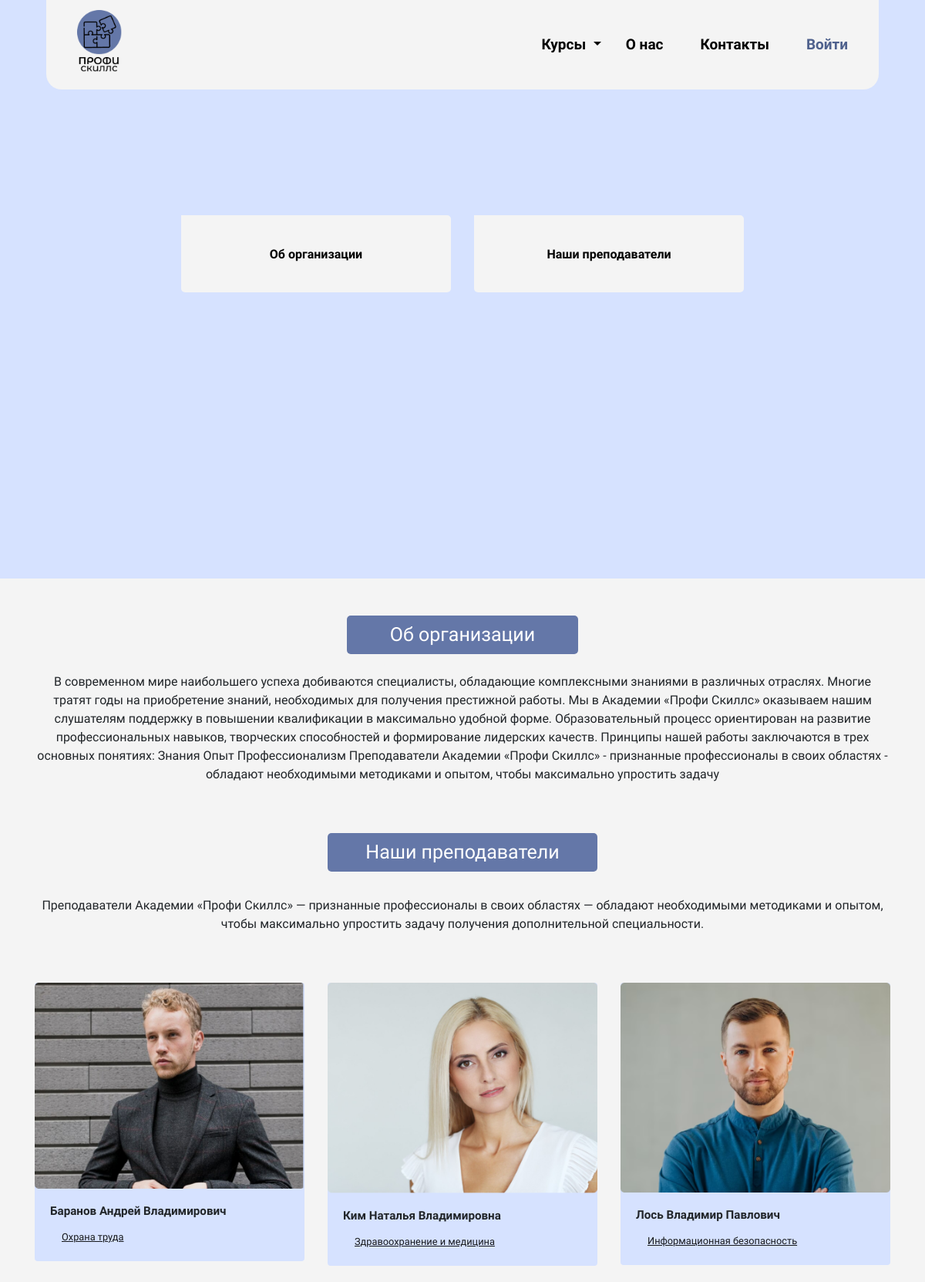
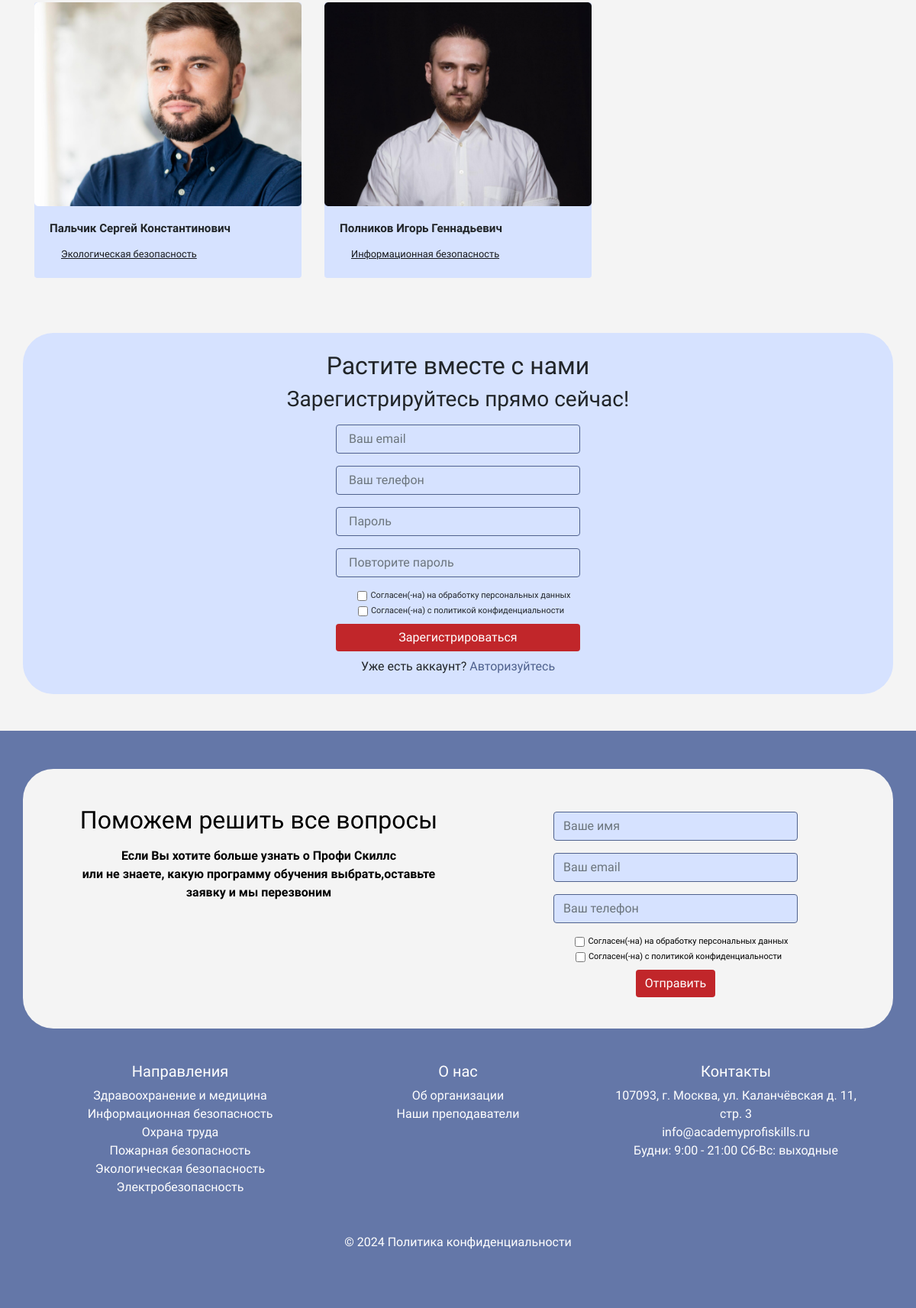
The page /about/ on the database its author committed (2 pictures, top to bottom).
### profi_main/models.py (models this page shows, shortened)
class Teacher(models.Model):
    category = models.ForeignKey(Category, related_name='teachers',on_delete=models.CASCADE)
    fio = models.CharField(max_length=200, db_index=True)
    image = models.ImageField(upload_to='teachers/%Y/%m/%d', blank=True)
    created = models.DateTimeField(auto_now_add=True)
    updated = models.DateTimeField(auto_now=True)
    class Meta:
        verbose_name = 'Преподаватель'
        verbose_name_plural = 'Преподаватели'
        ordering = ('fio',)

class Category(models.Model):
    name = models.CharField(max_length=200, db_index=True)
    slug = models.SlugField(max_length=200, db_index=True, unique=True)
    class Meta:
        ordering = ('name',)
        verbose_name = 'Категория'
        verbose_name_plural = 'Категории'
    def __str__(self):
        return self.name
    def get_absolute_url(self):
        return reverse('profi_main:product_list_by_category',
            args=[self.slug])

### profi_main/views.py (the view)
# urls.py: path('about/', views.about, name='about'),
def about(request):
    category = None
    teachers = Teacher.objects.all()
    return render(request,
                  'main/about_us.html',
                  {'teachers': teachers})

### authorization/forms.py (shortened to what this page needs)
class UserRegisterForm(UserCreationForm):
    email = forms.EmailField(required=True)
    phone_number = forms.CharField(max_length=15, required=True)
    class Meta:
        model = User
        fields = ['email', 'phone_number', 'password1', 'password2']

### authorization/context_processors.py (called while the page is built)
def register_form(request):
    form = UserRegisterForm()
    return {'register_form': form}

### cart/context_processors.py (called while the page is built)
def cart(request):
    return {'cart': Cart(request)}

### profi_main/context_processors.py (called while the page is built)
def categories(request):
    return {'categories': Category.objects.all()}

def product_list(request, category_slug=None):
    category = None
    categories = Category.objects.all()
    products = Product.objects.filter(available=True)
    if category_slug:
        category = get_object_or_404(Category, slug=category_slug)
        products = products.filter(category=category)
    return {  'products': products }

def contact_form(request):
    return {
        'contact_form': ContactForm(prefix='contact')
    }

### templates/main/about_us.html (shortened to what this page needs)
{% extends "base_generic.html" %}
{% load static %}
{% block content %}
<div class="row courses2 mt-1" style="justify-content:center;padding-top:10%;">
        <div class="col-lg-4 col-md-6 col-sm-12  mt-5 mb-5"><a class="btn-block" href="#aboutOr" >Об организации</a></div>
        <div class="col-lg-4 col-md-6 col-sm-12  mt-5 mb-5"><a class="btn-block" href="#prepodavateli" >Наши преподаватели</a></div>
</div>
{%endblock%}
{% block content2 %}
        <div class="container mt-5 d-flex flex-column align-items-center" id="#aboutOr">
            <h1 class="btn-custom4">Об организации</h1>
            <div class="text-center mt-3">
                <p>В современном мире наибольшего успеха добиваются специалисты, обладающие комплексными знаниями в различных отраслях. Многие тратят годы на приобретение знаний, необходимых для получения престижной работы.
                Мы в Академии «Профи Скиллс» оказываем нашим слушателям поддержку в повышении квалификации в максимально удобной форме. Образовательный процесс ориентирован на развитие профессиональных навыков, творческих способностей и формирование лидерских качеств.
                Принципы нашей работы заключаются в трех основных понятиях:
                Знания     Опыт    Профессионализм
                Преподаватели Академии «Профи Скиллс» - признанные профессионалы в своих областях - обладают необходимыми методиками и опытом, чтобы максимально упростить задачу</p>
            </div>
        </div>
        <div class="container mt-5 d-flex flex-column align-items-center" id="prepodavateli">
            <h2 class="btn-custom5 mb-4">Наши преподаватели</h2>
            <p class="text-center mt-2 mb-3">
                Преподаватели Академии «Профи Скиллс» — признанные профессионалы в своих областях — обладают необходимыми методиками и опытом, чтобы максимально упростить задачу получения дополнительной специальности.
            </p>
        </div>
        <div class="container mt-5">
            <div class="row">
                {% for teacher in teachers %}
                <div class="col-md-4 mb-4">
                    <div class="card">
                        <img src="{% if teacher.image %}{{ teacher.image.url }}{% else %}{% static 'img/no_image.png' %}{% endif %}" class="card-img-top" alt="{{ teacher.fio }}">
                        <div class="card-body">
                            <h5 class="card-title">{{ teacher.fio }}</h5>
                            <a class="col-md-12 podrobnee">{{ teacher.category }}</a>
                        </div>
                    </div>
                </div>
                {% endfor %}
            </div>
        </div>
{%endblock%}

### templates/base_generic.html (shortened to what this page needs)
{% load static %}
{% load widget_tweaks %}
<!DOCTYPE html>
<html lang="ru">
<head>
    <link rel="stylesheet" href="{% static 'css/style.css' %}">
    <link href="https://stackpath.bootstrapcdn.com/bootstrap/4.5.2/css/bootstrap.min.css" rel="stylesheet">
</head>
<body>
        {%block header%}
        <section class="hero">
            <section class="container">
                <header class="mb-0">
                    <div class="container">
                        <nav class="navbar navbar-expand-lg navbar-light">
                            <a class="navbar-brand"  href="{% url 'profi_main:index' %}">
                                <img src="{% static 'img/logo.png' %}" alt="Logo" class="ml-4 mr-5">
                            </a>
                            <div class="collapse navbar-collapse" id="navbarNav">
                                <ul class="navbar-nav ml-auto">
                                    <li class="nav-item dropdown">
                                        <a class="nav-link dropdown-toggle pl-3" style="color: black;" href="#" id="navbarDropdownMenuLink" role="button" data-toggle="dropdown" aria-haspopup="true" aria-expanded="false">
                                            Курсы
                                        </a>
                                    </li>
                                    <li class="nav-item pl-3 pr-3"><a style="color: black;" href="{% url 'profi_main:about' %}" class="nav-link">О нас</a></li>
                                    <li class="nav-item ml-3 pr-3"><a style="color: black;" href="{% url 'profi_main:contacts' %}" class="nav-link">Контакты</a></li>
                                    {% if not request.user.is_authenticated %}
                                        <li class="nav-item pl-3 pr-3"><a style='color:#4F618D' href="{% url 'authorization:login' %}" class="nav-link">Войти</a></li>
                                        {% endif%}
                                </ul>
                            </div>
                        </nav>
                    </div>
                </header>
                {%block content%}
                {%endblock%}
                {%endblock%}
            </section>
        </section>
        {%block content2%}
        {%endblock%}
        {%block reg%}
        {% if not request.user.is_authenticated %}
        <section class="text-center mb-5"   id="registration-form">
            <div class="container cta mb-5 mt-5">
                <h2 class="pt-4">Растите вместе с нами</h2>
                <h3 class="pb-2">Зарегистрируйтесь прямо сейчас!</h3>
                <form method="post" class="form-inline flex-column" action="{% url 'register' %}">
                    <div class="form-group mb-3 mx-auto">
                        {{ register_form.email|add_class:"form-control"|attr:"style: width:320px;border: #4F618D 1px solid;"|attr:"placeholder: Ваш email" }}
                    </div>
                    <div class="form-group mb-3 mx-auto">
                        {{ register_form.phone_number|add_class:"form-control"|attr:"style: width:320px;border: #4F618D 1px solid;"|attr:"placeholder: Ваш телефон" }}
                    </div>
                    <div class="form-group mb-3 mx-auto">
                        {{ register_form.password1|add_class:"form-control"|attr:"style: width:320px;border: #4F618D 1px solid;"|attr:"placeholder: Пароль" }}
                    </div>
                    <div class="form-group mb-3 mx-auto">
                        {{ register_form.password2|add_class:"form-control"|attr:"style: width:320px;border: #4F618D 1px solid;"|attr:"placeholder: Повторите пароль" }}
                    </div>
                    <div class="form-check mb-1 pl-3" style="font-size:11px;font-weight: 500;">
                        <input class="form-check-input" type="checkbox" value="" id="consent7" required>
                        <label class="form-check-label" for="consent7">
                            Согласен(-на) на обработку персональных данных
                        </label>
                    </div>
                    <div class="form-check mb-2 ml-2" style="font-size:11px;font-weight: 500;">
                        <input class="form-check-input" type="checkbox" value="" id="consent7" required>
                        <label class="form-check-label" for="consent7">
                            Согласен(-на) с политикой конфиденциальности
                        </label>
                    </div>
                    <div class="form-group mx-auto mb-2">
                        <button type="submit" class="btn btn-primary" style="width: 320px;">Зарегистрироваться</button>
                    </div>
                </form>
                <div class="form-group mb-5 mx-auto">
                    <p class="pb-4 mb-5"  style="font-weight: 500;">Уже есть аккаунт? <a class="mb-4" style="color: #4F618D;font-weight: 500;" href="{% url 'authorization:login' %}">Авторизуйтесь</a></p>
            </div>
            </div>
        </section>
    {% endif %}
    {%endblock%}
{%block footer%}
    <footer class="footer mt-3">
        <div class="container text-center ">
            <section class="cta2 text-center row" >
                <div class="text-container col-lg-6 col-md-12 col-sm-12">
                    <h2 class="mt-5 pl-lg-5">Поможем решить все вопросы</h2>
                    <p class="pl-lg-5 pt-2">Если Вы хотите больше узнать о Профи Скиллс<br> или не знаете, какую программу обучения выбрать,оставьте заявку и мы перезвоним</p>
                </div>
                <div class="form-container col-lg-6 col-md-12 col-sm-12 mt-2">
                    <form method="POST" class="form-inline flex-column" action="{% url 'contact' %}">
                        <div class="form-group mt-5 mb-3 mt-2 mx-auto">
                            {{ contact_form.name }}
                        </div>
                        <div class="form-group mb-3 mx-auto">
                            {{ contact_form.email }}
                        </div>
                        <div class="form-group mb-3 mx-auto">
                            {{ contact_form.phone_number }}
                        </div>
                        <div class="form-check mb-1 pl-3" style="font-size:11px;font-weight: 500;">
                            <input class="form-check-input" type="checkbox" value="" id="consent6" required>
                            <label class="form-check-label" for="consent6">
                                Согласен(-на) на обработку персональных данных
                            </label>
                        </div>
                        <div class="form-check mb-2  ml-2" style="font-size:11px;font-weight: 500;">
                            <input class="form-check-input" type="checkbox" value="" id="consent5" required>
                            <label class="form-check-label" for="consent5">
                                Согласен(-на) с политикой конфиденциальности
                            </label>
                        </div>
                        <div class="form-group mb-3 mx-auto">
                            <button type="submit" class="btn btn-primary">Отправить</button>
                        </div>
                    </form>
                </div>
            </section>
            <div class="container p-4">
                <div class="row">
                    <div class="col-lg-4 col-md-6 mb-4">
                        <h5 class="">Направления</h5>
                        <ul class="list-unstyled mb-0">
                            {% for c in categories %}
                            <li>
                            <a class="" href="{{ c.get_absolute_url }}">{{ c.name }}</a>
                            </li>
                            {% endfor %}
                        </ul>
                    </div>
                    <div class="col-lg-4 col-md-6 mb-4">
                        <h5 class="">О нас</h5>
                        <ul class="list-unstyled mb-0">
                        <li>
                           <a class=""  href="{% url 'profi_main:about' %}"> Об организации</a>
                            </li>
                            <li>
                                <a class=""  href="{% url 'profi_main:about' %}">Наши преподаватели</a>
                                </li>
                        </ul>
                    </div>
                    <div class="col-lg-4 col-md-6 mb-4">
                        <h5 class="">Контакты</h5>
                            <ul class="list-unstyled mb-0">
                                <li>107093, г. Москва, ул. Каланчёвская д. 11, стр. 3</li>
                                <li>info@academyprofiskills.ru</li>
                                <li>Будни: 9:00 - 21:00 Сб-Вс: выходные</li>
                            </ul>
                    </div
                    >
                    <div class="col-lg-12 col-md-12 mb-0 mt-4">
                        © 2024 <a href="{% static 'pdf/privacy_policy.pdf' %}" download="Политика_конфиденциальности.pdf">Политика конфиденциальности</a>
                    </div>
                </div>
            </div>
        </div>
    </footer>
{%endblock%}
</body>
</html>

### static/css/style.css (style rules this page uses)
body { background-color: #F4F4F4; font-family: 'Montserrat Alternates', sans-serif; }
.hero { background-color: #D6E2FF; background-size: cover; padding: 0; position: relative; color: black; height: 750px; width: 100%; }
.navbar { font-weight: 600; font-size: 19px; background-color: #F4F4F4; position: relative; z-index: 6; border-radius: 0 0 20px 20px; }
.navbar img { width: 65px; }
.courses2 { z-index: 6; font-family: 'Montserrat Alternates', sans-serif; font-weight: 600; }
.courses2 a { text-align: center; padding-top: 11%; height: 100px; background-color: #F4F4F4; color: black; border: none; border-radius: 0 5px 5px 5px; }
.cta { background-color: #D6E2FF; border-radius: 40px; font-weight: 700; z-index: 6; }
.cta2 { background-color: #F4F4F4; border-radius: 40px; font-weight: 700; z-index: 6; color: black; margin-bottom: 20px; height: 340px; }
.footer { background: #6477A8; color: #FFF; padding: 50px 0; }
.form-inline { align-items: center; }
.form-group { margin-bottom: 15px; }
.form-group input, .form-group button { width: 100%; border: 2px solid #17191D; background-color: #D6E2FF; }
.form-group button { border: none; background-color: #C1262A; }

### templates/main/about_us.html (style rules this page uses)
body { background-color: #F4F4F4; font-family: 'Montserrat Alternates', sans-serif; }
.btn-custom4 { background-color: #6477A8; border: none; color: white; padding: 10px; border-radius: 5px; width:300px; font-size:25px; text-align:center; }
.btn-custom5 { background-color: #6477A8; border: none; color: white; padding: 10px; border-radius: 5px; width:350px; font-size:25px; text-align:center; }
.card { font-family: 'Montserrat Alternates', sans-serif; background-color:#D6E2FF; border: none; }
.card-title { font-size: 0.95em; font-weight: 600; width: 100%; }
.card a { color: #17191D; font-size: 0.8em; text-decoration:underline; }
.card .podrobnee { padding-top: 12px }

### templates/base_generic.html (style rules this page uses)
footer a { color: white;text-decoration: none }
body { background-color: #F4F4F4; font-family: 'Montserrat Alternates', sans-serif; z-index: 5; }

### rows shown on the page
Teacher: image (picture), fio "Баранов Андрей Владимирович", category "Охрана труда"
Teacher: image (picture), fio "Ким Наталья Владимировна", category "Здравоохранение и медицина"
Teacher: image (picture), fio "Лось Владимир Павлович", category "Информационная безопасность"
Teacher: image (picture), fio "Пальчик Сергей Константинович", category "Экологическая безопасность"
Teacher: image (picture), fio "Полников Игорь Геннадьевич", category "Информационная безопасность"
Category: name "Здравоохранение и медицина"
Category: name "Информационная безопасность"
Category: name "Охрана труда"
Category: name "Пожарная безопасность"
Category: name "Экологическая безопасность"
Category: name "Электробезопасность"
